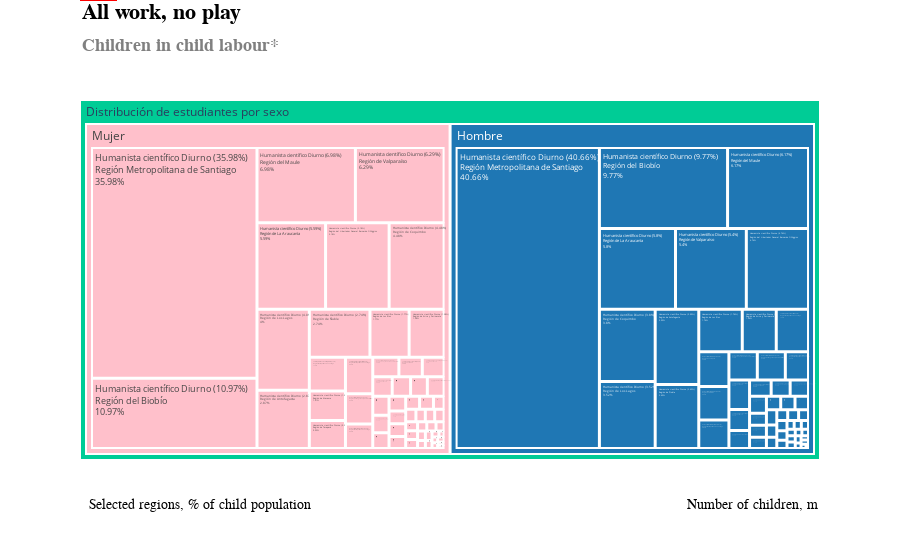

The code cell stored with this chart in its notebook:
### Code cell
import pandas as pd
import plotly.express as px
import plotly.graph_objects as go

# Cargar los datos
def cargar_datos(file: str) -> pd.DataFrame:
    return pd.read_csv(file)

# Ruta del archivo CSV
file_path = 'C:/Users/BS/Documents/PAES2025_Admissions_Analysis/data/processed/cleaned_admissions_data_2025.csv'
data = cargar_datos(file_path)

data['sexo'] = data['sexo'].map({1: 'Hombre', 2: 'Mujer'})

# Definir el mapa de las ramas educacionales
rama_educacional_mapping = {
    'H1': 'Humanista científico Diurno',
    'H2': 'Humanista científico Nocturno',
    'H3': 'Humanista científico - validación de estudios',
    'H4': 'Humanista científico - Reconocimiento de estudios',
    'T1': 'Técnico profesional comercial',
    'T2': 'Técnico profesional Industrial',
    'T3': 'Técnico profesional Servicios y técnica',
    'T4': 'Técnico profesional agrícola',
    'T5': 'Técnico profesional Marítima'
}
data['rama_educacional'] = data['rama_educacional'].map(rama_educacional_mapping)

# Definir el mapa de las regiones
region_mapping = {
    15: 'Región de Arica y Parinacota',
    1: 'Región de Tarapacá',
    2: 'Región de Antofagasta',
    3: 'Región de Atacama',
    4: 'Región de Coquimbo',
    5: 'Región de Valparaíso',
    13: 'Región Metropolitana de Santiago',
    6: 'Región del Libertador General Bernardo O\'Higgins',
    7: 'Región del Maule',
    16: 'Región de Ñuble',
    8: 'Región del Biobío',
    9: 'Región de La Araucanía',
    14: 'Región de Los Ríos',
    10: 'Región de Los Lagos',
    11: 'Región de Aysén del General Carlos Ibáñez del Campo',
    12: 'Región de Magallanes y de la Antártica Chilena'
}
data['codigo_region'] = data['codigo_region'].map(region_mapping)

# Calcular la distribución
def calcular_distribucion(data: pd.DataFrame) -> pd.DataFrame:
    distribution = data.groupby(['sexo', 'rama_educacional', 'codigo_region']).size().reset_index(name='count')
    total_by_sex = distribution.groupby('sexo')['count'].transform('sum')
    distribution['percentage'] = round((distribution['count'] / total_by_sex) * 100, 2)
    distribution['label_with_percentage'] = (distribution['rama_educacional'] + ' (' 
                                             + distribution['percentage'].astype(str) + '%)<br>' 
                                             + distribution['codigo_region'])
    distribution['general_label'] = 'Distribución de estudiantes por sexo'
    return distribution

distribution = calcular_distribucion(data)

# Crear el treemap
def crear_treemap(distribution: pd.DataFrame) -> None:
    color_map = {
        'Hombre': '#1f77b4',  # Azul para hombres
        'Mujer': 'pink'       # Rosa para mujeres
    }
    fig = px.treemap(distribution, 
                     path=['general_label', 'sexo', 'label_with_percentage'], 
                     values='percentage', 
                     color='sexo', 
                     color_discrete_map=color_map,
                     title='',  # El título se manejará en las anotaciones
                     labels={'percentage': 'Porcentaje'},
                     hover_data={'count': True})
    
    # Ajustar el margen para hacer espacio para el texto superior
    fig.update_layout(
        margin=dict(t=100, b=100),  # Margen superior e inferior
        annotations=[
            # Título principal
            dict(
                x=0, y=1.28,  # Subir el título más arriba
                text="<b>All work, no play</b>",  # Texto del título en negrita
                showarrow=False,
                font=dict(size=22, color="black", family="Econ Sans Cnd"),
                xref="paper", yref="paper",
                xanchor="left", yanchor="top"
            ),
            # Subtítulo
            dict(
                x=0, y=1.18,  # Bajar el subtítulo más abajo
                text="<b>Children in child labour*</b>",  # Texto del subtítulo en negrita
                showarrow=False,
                font=dict(size=18, color="gray", family="Econ Sans Cnd"),
                xref="paper", yref="paper",
                xanchor="left", yanchor="top"
            ),
            # Fuente y anotaciones inferiores
            dict(
                x=0.01, y=-0.15,
                text='Selected regions, % of child population',  # Anotación inferior izquierda
                showarrow=False,
                font=dict(size=14, color="black", family="Econ Sans Cnd"),
                xref="paper", yref="paper",
                xanchor="left", yanchor="bottom"
            ),
            dict(
                x=1, y=-0.15,
                text="Number of children, m",  # Anotación inferior derecha
                showarrow=False,
                font=dict(size=14, color="black", family="Econ Sans Cnd"),
                xref="paper", yref="paper",
                xanchor="right", yanchor="bottom"
            )
        ],
        shapes=[
            # Línea horizontal en la parte superior
            dict(
                type="line",
                x0=0, y0=1.3, x1=1, y1=1.3,  # Subir la línea más arriba
                line=dict(color="red", width=3),
                xref="paper", yref="paper"
            ),
            # Rectángulo en la parte superior izquierda
            dict(
                type="rect",
                x0=0, y0=1.275, x1=0.05, y1=1.3,  # Subir el rectángulo más arriba
                line=dict(color="red", width=0),
                fillcolor="red",
                xref="paper", yref="paper"
            )
        ]
    )
    
    # Ajustar el tamaño mínimo de los rectángulos y usar el algoritmo "squarify"
    fig.update_traces(marker=dict(line=dict(width=2)),
                      textinfo='label+text+value',
                      textfont_size=12,
                      texttemplate='%{label}<br>%{value}%',
                      tiling=dict(pad=1, squarifyratio=1.0))
    
    fig.show()

# Crear el gráfico
crear_treemap(distribution)

### Figure 1 — Plotly figure (JSON) as saved in the notebook; plotly's stock layout.template omitted (floating-point values rounded to 4 significant figures; data arrays with more than 128 entries replaced by an {"elided": "..."} marker saying what was removed)
{"data": [{"branchvalues": "total", "customdata": {"elided": "114x2 mixed values"}, "domain": {"x": [0, 1], "y": [0, 1]}, "hovertemplate": "labels=%{label}<br>Porcentaje=%{value}<br>parent=%{parent}<br>id=%{id}<br>count=%{customdata[0]}<br>sexo=%{customdata[1]}<extra></extra>", "ids": ["Distribución de estudiantes por sexo/Mujer/Humanista científico Diurno (0.48%)<br>Región de Aysén del General Carlos Ibáñez del Campo", "Distribución de estudiantes por sexo/Mujer/Humanista científico Diurno (6.98%)<br>Región del Maule", "Distribución de estudiantes por sexo/Hombre/Humanista científico Diurno (9.77%)<br>Región del Biobío", "Distribución de estudiantes por sexo/Mujer/Humanista científico Nocturno (0.02%)<br>Región del Libertador General Bernardo O'Higgins", "Distribución de estudiantes por sexo/Mujer/Humanista científico Nocturno (0.03%)<br>Región de Coquimbo", "Distribución de estudiantes por sexo/Hombre/Humanista científico Nocturno (0.05%)<br>Región de Coquimbo", "Distribución de estudiantes por sexo/Mujer/Humanista científico Nocturno (0.06%)<br>Región de Los Lagos", "Distribución de estudiantes por sexo/Hombre/Humanista científico Nocturno (0.08%)<br>Región del Libertador General Bernardo O'Higgins", "Distribución de estudiantes por sexo/Hombre/Humanista científico Nocturno (0.1%)<br>Región de La Araucanía", "Distribución de estudiantes por sexo/Hombre/Humanista científico Nocturno (0.1%)<br>Región de Los Lagos", "Distribución de estudiantes por sexo/Mujer/Humanista científico Nocturno (0.1%)<br>Región del Biobío", "Distribución de estudiantes por sexo/Hombre/Humanista científico Nocturno (0.12%)<br>Región del Biobío", "Distribución de estudiantes por sexo/Mujer/Humanista científico Diurno (6.29%)<br>Región de Valparaíso", "Distribución de estudiantes por sexo/Mujer/Humanista científico Nocturno (0.63%)<br>Región Metropolitana de Santiago", "Distribución de estudiantes por sexo/Mujer/Técnico profesional Industrial (0.03%)<br>Región de La Araucanía", "Distribución de estudiantes por sexo/Mujer/Técnico profesional Industrial (0.04%)<br>Región de Los Lagos", "Distribución de estudiantes por sexo/Mujer/Técnico profesional Industrial (0.05%)<br>Región de Coquimbo", "Distribución de estudiantes por sexo/Mujer/Técnico profesional Industrial (0.1%)<br>Región de Valparaíso", "Distribución de estudiantes por sexo/Mujer/Técnico profesional Industrial (0.1%)<br>Región del Biobío", "Distribución de estudiantes por sexo/Mujer/Técnico profesional Industrial (0.11%)<br>Región de Antofagasta", "Distribución de estudiantes por sexo/Mujer/Técnico profesional Industrial (0.11%)<br>Región de Atacama", "Distribución de estudiantes por sexo/Mujer/Técnico profesional Industrial (0.17%)<br>Región del Maule", "Distribución de estudiantes por sexo/Hombre/Técnico profesional Industrial (0.18%)<br>Región de La Araucanía", "Distribución de estudiantes por sexo/Hombre/Técnico profesional Industrial (0.18%)<br>Región de Los Lagos", "Distribución de estudiantes por sexo/Hombre/Técnico profesional Industrial (0.19%)<br>Región de Atacama", "Distribución de estudiantes por sexo/Hombre/Humanista científico Nocturno (0.81%)<br>Región Metropolitana de Santiago", "Distribución de estudiantes por sexo/Hombre/Humanista científico Diurno (6.17%)<br>Región del Maule", "Distribución de estudiantes por sexo/Mujer/Humanista científico Nocturno (0.11%)<br>Región de La Araucanía", "Distribución de estudiantes por sexo/Mujer/Humanista científico Diurno (5.59%)<br>Región de La Araucanía", "Distribución de estudiantes por sexo/Hombre/Humanista científico Diurno (5.8%)<br>Región de La Araucanía", "Distribución de estudiantes por sexo/Hombre/Humanista científico Diurno (0.76%)<br>Región de Aysén del General Carlos Ibáñez del Campo", "Distribución de estudiantes por sexo/Mujer/Humanista científico Diurno (0.78%)<br>Región de Magallanes y de la Antártica Chilena", "Distribución de estudiantes por sexo/Hombre/Humanista científico Diurno (0.95%)<br>Región de Atacama", "Distribución de estudiantes por sexo/Mujer/Humanista científico Diurno (0.95%)<br>Región de Tarapacá", "Distribución de estudiantes por sexo/Hombre/Humanista científico Diurno (0.99%)<br>Región de Tarapacá", "Distribución de estudiantes por sexo/Mujer/Humanista científico Diurno (1.01%)<br>Región de Atacama", "Distribución de estudiantes por sexo/Hombre/Humanista científico Diurno (1.36%)<br>Región de Arica y Parinacota", "Distribución de estudiantes por sexo/Mujer/Humanista científico Diurno (1.58%)<br>Región de Arica y Parinacota", "Distribución de estudiantes por sexo/Hombre/Humanista científico Diurno (1.74%)<br>Región de Los Ríos", "Distribución de estudiantes por sexo/Mujer/Humanista científico Diurno (1.77%)<br>Región de Los Ríos", "Distribución de estudiantes por sexo/Mujer/Humanista científico Diurno (10.97%)<br>Región del Biobío", "Distribución de estudiantes por sexo/Hombre/Humanista científico Diurno (2.63%)<br>Región de Ñuble", "Distribución de estudiantes por sexo/Hombre/Humanista científico Diurno (0.75%)<br>Región de Magallanes y de la Antártica Chilena", "Distribución de estudiantes por sexo/Hombre/Humanista científico Diurno (4.74%)<br>Región del Libertador General Bernardo O'Higgins", "Distribución de estudiantes por sexo/Mujer/Humanista científico Diurno (2.87%)<br>Región de Antofagasta", "Distribución de estudiantes por sexo/Hombre/Humanista científico Diurno (3.09%)<br>Región de Antofagasta", "Distribución de estudiantes por sexo/Hombre/Humanista científico Diurno (3.52%)<br>Región de Los Lagos", "Distribución de estudiantes por sexo/Hombre/Humanista científico Diurno (3.8%)<br>Región de Coquimbo", "Distribución de estudiantes por sexo/Mujer/Humanista científico Diurno (35.98%)<br>Región Metropolitana de Santiago", "Distribución de estudiantes por sexo/Mujer/Humanista científico Diurno (4.0%)<br>Región de Los Lagos", "Distribución de estudiantes por sexo/Mujer/Humanista científico Diurno (4.48%)<br>Región de Coquimbo", "Distribución de estudiantes por sexo/Mujer/Humanista científico Diurno (2.74%)<br>Región de Ñuble", "Distribución de estudiantes por sexo/Hombre/Humanista científico Diurno (40.66%)<br>Región Metropolitana de Santiago", "Distribución de estudiantes por sexo/Mujer/Humanista científico Diurno (5.18%)<br>Región del Libertador General Bernardo O'Higgins", "Distribución de estudiantes por sexo/Hombre/Humanista científico Diurno (5.4%)<br>Región de Valparaíso", "Distribución de estudiantes por sexo/Hombre/Técnico profesional comercial (0.04%)<br>Región de Los Lagos", "Distribución de estudiantes por sexo/Mujer/Técnico profesional Servicios y técnica (0.4%)<br>Región del Maule", "Distribución de estudiantes por sexo/Hombre/Técnico profesional comercial (0.05%)<br>Región de Coquimbo", "Distribución de estudiantes por sexo/Hombre/Técnico profesional comercial (0.04%)<br>Región de Ñuble", "Distribución de estudiantes por sexo/Mujer/Técnico profesional comercial (0.03%)<br>Región de Los Ríos", "Distribución de estudiantes por sexo/Mujer/Técnico profesional Servicios y técnica (1.15%)<br>Región Metropolitana de Santiago", "Distribución de estudiantes por sexo/Hombre/Técnico profesional agrícola (0.09%)<br>Región de Los Lagos", "Distribución de estudiantes por sexo/Mujer/Técnico profesional agrícola (0.03%)<br>Región del Maule", "Distribución de estudiantes por sexo/Hombre/Técnico profesional agrícola (0.03%)<br>Región del Maule", "Distribución de estudiantes por sexo/Mujer/Técnico profesional agrícola (0.02%)<br>Región de Los Lagos", "Distribución de estudiantes por sexo/Hombre/Técnico profesional comercial (0.06%)<br>Región de Valparaíso", "Distribución de estudiantes por sexo/Hombre/Técnico profesional comercial (0.03%)<br>Región de Los Ríos", "Distribución de estudiantes por sexo/Mujer/Técnico profesional comercial (0.06%)<br>Región de Ñuble", "Distribución de estudiantes por sexo/Hombre/Técnico profesional comercial (0.17%)<br>Región del Libertador General Bernardo O'Higgins", "Distribución de estudiantes por sexo/Hombre/Técnico profesional comercial (0.11%)<br>Región de La Araucanía", "Distribución de estudiantes por sexo/Mujer/Técnico profesional comercial (0.13%)<br>Región de La Araucanía", "Distribución de estudiantes por sexo/Hombre/Técnico profesional comercial (0.15%)<br>Región de Antofagasta", "Distribución de estudiantes por sexo/Mujer/Técnico profesional comercial (0.17%)<br>Región de Los Lagos", "Distribución de estudiantes por sexo/Hombre/Técnico profesional comercial (0.18%)<br>Región del Maule", "Distribución de estudiantes por sexo/Mujer/Técnico profesional comercial (0.2%)<br>Región de Antofagasta", "Distribución de estudiantes por sexo/Mujer/Técnico profesional comercial (0.27%)<br>Región de Coquimbo", "Distribución de estudiantes por sexo/Hombre/Técnico profesional comercial (0.33%)<br>Región del Biobío", "Distribución de estudiantes por sexo/Mujer/Técnico profesional comercial (0.34%)<br>Región del Libertador General Bernardo O'Higgins", "Distribución de estudiantes por sexo/Mujer/Técnico profesional comercial (0.36%)<br>Región del Maule", "Distribución de estudiantes por sexo/Mujer/Técnico profesional comercial (0.43%)<br>Región del Biobío", "Distribución de estudiantes por sexo/Mujer/Técnico profesional comercial (0.07%)<br>Región de Valparaíso", "Distribución de estudiantes por sexo/Mujer/Técnico profesional Servicios y técnica (0.31%)<br>Región de La Araucanía", "Distribución de estudiantes por sexo/Hombre/Técnico profesional Industrial (0.19%)<br>Región de Coquimbo", "Distribución de estudiantes por sexo/Hombre/Técnico profesional Servicios y técnica (0.28%)<br>Región Metropolitana de Santiago", "Distribución de estudiantes por sexo/Hombre/Técnico profesional comercial (0.62%)<br>Región Metropolitana de Santiago", "Distribución de estudiantes por sexo/Mujer/Técnico profesional Industrial (0.23%)<br>Región del Libertador General Bernardo O'Higgins", "Distribución de estudiantes por sexo/Hombre/Técnico profesional Industrial (0.27%)<br>Región de Valparaíso", "Distribución de estudiantes por sexo/Hombre/Técnico profesional Industrial (0.29%)<br>Región de Antofagasta", "Distribución de estudiantes por sexo/Mujer/Técnico profesional Industrial (0.31%)<br>Región Metropolitana de Santiago", "Distribución de estudiantes por sexo/Hombre/Técnico profesional Industrial (0.35%)<br>Región del Libertador General Bernardo O'Higgins", "Distribución de estudiantes por sexo/Hombre/Técnico profesional Industrial (0.41%)<br>Región del Maule", "Distribución de estudiantes por sexo/Hombre/Técnico profesional Industrial (0.57%)<br>Región del Biobío", "Distribución de estudiantes por sexo/Hombre/Técnico profesional Industrial (1.29%)<br>Región Metropolitana de Santiago", "Distribución de estudiantes por sexo/Hombre/Técnico profesional Servicios y técnica (0.01%)<br>Región del Biobío", "Distribución de estudiantes por sexo/Hombre/Técnico profesional Servicios y técnica (0.02%)<br>Región de Antofagasta", "Distribución de estudiantes por sexo/Hombre/Técnico profesional Servicios y técnica (0.03%)<br>Región de Ñuble", "Distribución de estudiantes por sexo/Hombre/Técnico profesional Servicios y técnica (0.04%)<br>Región de Tarapacá", "Distribución de estudiantes por sexo/Hombre/Técnico profesional Servicios y técnica (0.05%)<br>Región de Los Lagos", "Distribución de estudiantes por sexo/Hombre/Técnico profesional Servicios y técnica (0.06%)<br>Región de Los Ríos", "Distribución de estudiantes por sexo/Hombre/Técnico profesional Servicios y técnica (0.06%)<br>Región del Libertador General Bernardo O'Higgins", "Distribución de estudiantes por sexo/Mujer/Técnico profesional Servicios y técnica (0.07%)<br>Región de Valparaíso", "Distribución de estudiantes por sexo/Mujer/Técnico profesional Servicios y técnica (0.08%)<br>Región de Antofagasta", "Distribución de estudiantes por sexo/Mujer/Técnico profesional Servicios y técnica (0.08%)<br>Región de Los Ríos", "Distribución de estudiantes por sexo/Hombre/Técnico profesional Servicios y técnica (0.11%)<br>Región de La Araucanía", "Distribución de estudiantes por sexo/Hombre/Técnico profesional Servicios y técnica (0.11%)<br>Región del Maule", "Distribución de estudiantes por sexo/Mujer/Técnico profesional Servicios y técnica (0.12%)<br>Región de Ñuble", "Distribución de estudiantes por sexo/Mujer/Técnico profesional Servicios y técnica (0.19%)<br>Región de Tarapacá", "Distribución de estudiantes por sexo/Mujer/Técnico profesional Servicios y técnica (0.2%)<br>Región de Los Lagos", "Distribución de estudiantes por sexo/Mujer/Técnico profesional Servicios y técnica (0.24%)<br>Región del Biobío", "Distribución de estudiantes por sexo/Mujer/Técnico profesional Servicios y técnica (0.29%)<br>Región del Libertador General Bernardo O'Higgins", "Distribución de estudiantes por sexo/Mujer/Técnico profesional comercial (0.94%)<br>Región Metropolitana de Santiago", "Distribución de estudiantes por sexo/Hombre", "Distribución de estudiantes por sexo/Mujer", "Distribución de estudiantes por sexo"], "labels": ["Humanista científico Diurno (0.48%)<br>Región de Aysén del General Carlos Ibáñez del Campo", "Humanista científico Diurno (6.98%)<br>Región del Maule", "Humanista científico Diurno (9.77%)<br>Región del Biobío", "Humanista científico Nocturno (0.02%)<br>Región del Libertador General Bernardo O'Higgins", "Humanista científico Nocturno (0.03%)<br>Región de Coquimbo", "Humanista científico Nocturno (0.05%)<br>Región de Coquimbo", "Humanista científico Nocturno (0.06%)<br>Región de Los Lagos", "Humanista científico Nocturno (0.08%)<br>Región del Libertador General Bernardo O'Higgins", "Humanista científico Nocturno (0.1%)<br>Región de La Araucanía", "Humanista científico Nocturno (0.1%)<br>Región de Los Lagos", "Humanista científico Nocturno (0.1%)<br>Región del Biobío", "Humanista científico Nocturno (0.12%)<br>Región del Biobío", "Humanista científico Diurno (6.29%)<br>Región de Valparaíso", "Humanista científico Nocturno (0.63%)<br>Región Metropolitana de Santiago", "Técnico profesional Industrial (0.03%)<br>Región de La Araucanía", "Técnico profesional Industrial (0.04%)<br>Región de Los Lagos", "Técnico profesional Industrial (0.05%)<br>Región de Coquimbo", "Técnico profesional Industrial (0.1%)<br>Región de Valparaíso", "Técnico profesional Industrial (0.1%)<br>Región del Biobío", "Técnico profesional Industrial (0.11%)<br>Región de Antofagasta", "Técnico profesional Industrial (0.11%)<br>Región de Atacama", "Técnico profesional Industrial (0.17%)<br>Región del Maule", "Técnico profesional Industrial (0.18%)<br>Región de La Araucanía", "Técnico profesional Industrial (0.18%)<br>Región de Los Lagos", "Técnico profesional Industrial (0.19%)<br>Región de Atacama", "Humanista científico Nocturno (0.81%)<br>Región Metropolitana de Santiago", "Humanista científico Diurno (6.17%)<br>Región del Maule", "Humanista científico Nocturno (0.11%)<br>Región de La Araucanía", "Humanista científico Diurno (5.59%)<br>Región de La Araucanía", "Humanista científico Diurno (5.8%)<br>Región de La Araucanía", "Humanista científico Diurno (0.76%)<br>Región de Aysén del General Carlos Ibáñez del Campo", "Humanista científico Diurno (0.78%)<br>Región de Magallanes y de la Antártica Chilena", "Humanista científico Diurno (0.95%)<br>Región de Atacama", "Humanista científico Diurno (0.95%)<br>Región de Tarapacá", "Humanista científico Diurno (0.99%)<br>Región de Tarapacá", "Humanista científico Diurno (1.01%)<br>Región de Atacama", "Humanista científico Diurno (1.36%)<br>Región de Arica y Parinacota", "Humanista científico Diurno (1.58%)<br>Región de Arica y Parinacota", "Humanista científico Diurno (1.74%)<br>Región de Los Ríos", "Humanista científico Diurno (1.77%)<br>Región de Los Ríos", "Humanista científico Diurno (10.97%)<br>Región del Biobío", "Humanista científico Diurno (2.63%)<br>Región de Ñuble", "Humanista científico Diurno (0.75%)<br>Región de Magallanes y de la Antártica Chilena", "Humanista científico Diurno (4.74%)<br>Región del Libertador General Bernardo O'Higgins", "Humanista científico Diurno (2.87%)<br>Región de Antofagasta", "Humanista científico Diurno (3.09%)<br>Región de Antofagasta", "Humanista científico Diurno (3.52%)<br>Región de Los Lagos", "Humanista científico Diurno (3.8%)<br>Región de Coquimbo", "Humanista científico Diurno (35.98%)<br>Región Metropolitana de Santiago", "Humanista científico Diurno (4.0%)<br>Región de Los Lagos", "Humanista científico Diurno (4.48%)<br>Región de Coquimbo", "Humanista científico Diurno (2.74%)<br>Región de Ñuble", "Humanista científico Diurno (40.66%)<br>Región Metropolitana de Santiago", "Humanista científico Diurno (5.18%)<br>Región del Libertador General Bernardo O'Higgins", "Humanista científico Diurno (5.4%)<br>Región de Valparaíso", "Técnico profesional comercial (0.04%)<br>Región de Los Lagos", "Técnico profesional Servicios y técnica (0.4%)<br>Región del Maule", "Técnico profesional comercial (0.05%)<br>Región de Coquimbo", "Técnico profesional comercial (0.04%)<br>Región de Ñuble", "Técnico profesional comercial (0.03%)<br>Región de Los Ríos", "Técnico profesional Servicios y técnica (1.15%)<br>Región Metropolitana de Santiago", "Técnico profesional agrícola (0.09%)<br>Región de Los Lagos", "Técnico profesional agrícola (0.03%)<br>Región del Maule", "Técnico profesional agrícola (0.03%)<br>Región del Maule", "Técnico profesional agrícola (0.02%)<br>Región de Los Lagos", "Técnico profesional comercial (0.06%)<br>Región de Valparaíso", "Técnico profesional comercial (0.03%)<br>Región de Los Ríos", "Técnico profesional comercial (0.06%)<br>Región de Ñuble", "Técnico profesional comercial (0.17%)<br>Región del Libertador General Bernardo O'Higgins", "Técnico profesional comercial (0.11%)<br>Región de La Araucanía", "Técnico profesional comercial (0.13%)<br>Región de La Araucanía", "Técnico profesional comercial (0.15%)<br>Región de Antofagasta", "Técnico profesional comercial (0.17%)<br>Región de Los Lagos", "Técnico profesional comercial (0.18%)<br>Región del Maule", "Técnico profesional comercial (0.2%)<br>Región de Antofagasta", "Técnico profesional comercial (0.27%)<br>Región de Coquimbo", "Técnico profesional comercial (0.33%)<br>Región del Biobío", "Técnico profesional comercial (0.34%)<br>Región del Libertador General Bernardo O'Higgins", "Técnico profesional comercial (0.36%)<br>Región del Maule", "Técnico profesional comercial (0.43%)<br>Región del Biobío", "Técnico profesional comercial (0.07%)<br>Región de Valparaíso", "Técnico profesional Servicios y técnica (0.31%)<br>Región de La Araucanía", "Técnico profesional Industrial (0.19%)<br>Región de Coquimbo", "Técnico profesional Servicios y técnica (0.28%)<br>Región Metropolitana de Santiago", "Técnico profesional comercial (0.62%)<br>Región Metropolitana de Santiago", "Técnico profesional Industrial (0.23%)<br>Región del Libertador General Bernardo O'Higgins", "Técnico profesional Industrial (0.27%)<br>Región de Valparaíso", "Técnico profesional Industrial (0.29%)<br>Región de Antofagasta", "Técnico profesional Industrial (0.31%)<br>Región Metropolitana de Santiago", "Técnico profesional Industrial (0.35%)<br>Región del Libertador General Bernardo O'Higgins", "Técnico profesional Industrial (0.41%)<br>Región del Maule", "Técnico profesional Industrial (0.57%)<br>Región del Biobío", "Técnico profesional Industrial (1.29%)<br>Región Metropolitana de Santiago", "Técnico profesional Servicios y técnica (0.01%)<br>Región del Biobío", "Técnico profesional Servicios y técnica (0.02%)<br>Región de Antofagasta", "Técnico profesional Servicios y técnica (0.03%)<br>Región de Ñuble", "Técnico profesional Servicios y técnica (0.04%)<br>Región de Tarapacá", "Técnico profesional Servicios y técnica (0.05%)<br>Región de Los Lagos", "Técnico profesional Servicios y técnica (0.06%)<br>Región de Los Ríos", "Técnico profesional Servicios y técnica (0.06%)<br>Región del Libertador General Bernardo O'Higgins", "Técnico profesional Servicios y técnica (0.07%)<br>Región de Valparaíso", "Técnico profesional Servicios y técnica (0.08%)<br>Región de Antofagasta", "Técnico profesional Servicios y técnica (0.08%)<br>Región de Los Ríos", "Técnico profesional Servicios y técnica (0.11%)<br>Región de La Araucanía", "Técnico profesional Servicios y técnica (0.11%)<br>Región del Maule", "Técnico profesional Servicios y técnica (0.12%)<br>Región de Ñuble", "Técnico profesional Servicios y técnica (0.19%)<br>Región de Tarapacá", "Técnico profesional Servicios y técnica (0.2%)<br>Región de Los Lagos", "Técnico profesional Servicios y técnica (0.24%)<br>Región del Biobío", "Técnico profesional Servicios y técnica (0.29%)<br>Región del Libertador General Bernardo O'Higgins", "Técnico profesional comercial (0.94%)<br>Región Metropolitana de Santiago", "Hombre", "Mujer", "Distribución de estudiantes por sexo"], "marker": {"colors": ["pink", "pink", "#1f77b4", "pink", "pink", "#1f77b4", "pink", "#1f77b4", "#1f77b4", "#1f77b4", "pink", "#1f77b4", "pink", "pink", "pink", "pink", "pink", "pink", "pink", "pink", "pink", "pink", "#1f77b4", "#1f77b4", "#1f77b4", "#1f77b4", "#1f77b4", "pink", "pink", "#1f77b4", "#1f77b4", "pink", "#1f77b4", "pink", "#1f77b4", "pink", "#1f77b4", "pink", "#1f77b4", "pink", "pink", "#1f77b4", "#1f77b4", "#1f77b4", "pink", "#1f77b4", "#1f77b4", "#1f77b4", "pink", "pink", "pink", "pink", "#1f77b4", "pink", "#1f77b4", "#1f77b4", "pink", "#1f77b4", "#1f77b4", "pink", "pink", "#1f77b4", "pink", "#1f77b4", "pink", "#1f77b4", "#1f77b4", "pink", "#1f77b4", "#1f77b4", "pink", "#1f77b4", "pink", "#1f77b4", "pink", "pink", "#1f77b4", "pink", "pink", "pink", "pink", "pink", "#1f77b4", "#1f77b4", "#1f77b4", "pink", "#1f77b4", "#1f77b4", "pink", "#1f77b4", "#1f77b4", "#1f77b4", "#1f77b4", "#1f77b4", "#1f77b4", "#1f77b4", "#1f77b4", "#1f77b4", "#1f77b4", "#1f77b4", "pink", "pink", "pink", "#1f77b4", "#1f77b4", "pink", "pink", "pink", "pink", "pink", "pink", "#1f77b4", "pink", "#00cc96"], "line": {"width": 2}}, "name": "", "parents": ["Distribución de estudiantes por sexo/Mujer", "Distribución de estudiantes por sexo/Mujer", "Distribución de estudiantes por sexo/Hombre", "Distribución de estudiantes por sexo/Mujer", "Distribución de estudiantes por sexo/Mujer", "Distribución de estudiantes por sexo/Hombre", "Distribución de estudiantes por sexo/Mujer", "Distribución de estudiantes por sexo/Hombre", "Distribución de estudiantes por sexo/Hombre", "Distribución de estudiantes por sexo/Hombre", "Distribución de estudiantes por sexo/Mujer", "Distribución de estudiantes por sexo/Hombre", "Distribución de estudiantes por sexo/Mujer", "Distribución de estudiantes por sexo/Mujer", "Distribución de estudiantes por sexo/Mujer", "Distribución de estudiantes por sexo/Mujer", "Distribución de estudiantes por sexo/Mujer", "Distribución de estudiantes por sexo/Mujer", "Distribución de estudiantes por sexo/Mujer", "Distribución de estudiantes por sexo/Mujer", "Distribución de estudiantes por sexo/Mujer", "Distribución de estudiantes por sexo/Mujer", "Distribución de estudiantes por sexo/Hombre", "Distribución de estudiantes por sexo/Hombre", "Distribución de estudiantes por sexo/Hombre", "Distribución de estudiantes por sexo/Hombre", "Distribución de estudiantes por sexo/Hombre", "Distribución de estudiantes por sexo/Mujer", "Distribución de estudiantes por sexo/Mujer", "Distribución de estudiantes por sexo/Hombre", "Distribución de estudiantes por sexo/Hombre", "Distribución de estudiantes por sexo/Mujer", "Distribución de estudiantes por sexo/Hombre", "Distribución de estudiantes por sexo/Mujer", "Distribución de estudiantes por sexo/Hombre", "Distribución de estudiantes por sexo/Mujer", "Distribución de estudiantes por sexo/Hombre", "Distribución de estudiantes por sexo/Mujer", "Distribución de estudiantes por sexo/Hombre", "Distribución de estudiantes por sexo/Mujer", "Distribución de estudiantes por sexo/Mujer", "Distribución de estudiantes por sexo/Hombre", "Distribución de estudiantes por sexo/Hombre", "Distribución de estudiantes por sexo/Hombre", "Distribución de estudiantes por sexo/Mujer", "Distribución de estudiantes por sexo/Hombre", "Distribución de estudiantes por sexo/Hombre", "Distribución de estudiantes por sexo/Hombre", "Distribución de estudiantes por sexo/Mujer", "Distribución de estudiantes por sexo/Mujer", "Distribución de estudiantes por sexo/Mujer", "Distribución de estudiantes por sexo/Mujer", "Distribución de estudiantes por sexo/Hombre", "Distribución de estudiantes por sexo/Mujer", "Distribución de estudiantes por sexo/Hombre", "Distribución de estudiantes por sexo/Hombre", "Distribución de estudiantes por sexo/Mujer", "Distribución de estudiantes por sexo/Hombre", "Distribución de estudiantes por sexo/Hombre", "Distribución de estudiantes por sexo/Mujer", "Distribución de estudiantes por sexo/Mujer", "Distribución de estudiantes por sexo/Hombre", "Distribución de estudiantes por sexo/Mujer", "Distribución de estudiantes por sexo/Hombre", "Distribución de estudiantes por sexo/Mujer", "Distribución de estudiantes por sexo/Hombre", "Distribución de estudiantes por sexo/Hombre", "Distribución de estudiantes por sexo/Mujer", "Distribución de estudiantes por sexo/Hombre", "Distribución de estudiantes por sexo/Hombre", "Distribución de estudiantes por sexo/Mujer", "Distribución de estudiantes por sexo/Hombre", "Distribución de estudiantes por sexo/Mujer", "Distribución de estudiantes por sexo/Hombre", "Distribución de estudiantes por sexo/Mujer", "Distribución de estudiantes por sexo/Mujer", "Distribución de estudiantes por sexo/Hombre", "Distribución de estudiantes por sexo/Mujer", "Distribución de estudiantes por sexo/Mujer", "Distribución de estudiantes por sexo/Mujer", "Distribución de estudiantes por sexo/Mujer", "Distribución de estudiantes por sexo/Mujer", "Distribución de estudiantes por sexo/Hombre", "Distribución de estudiantes por sexo/Hombre", "Distribución de estudiantes por sexo/Hombre", "Distribución de estudiantes por sexo/Mujer", "Distribución de estudiantes por sexo/Hombre", "Distribución de estudiantes por sexo/Hombre", "Distribución de estudiantes por sexo/Mujer", "Distribución de estudiantes por sexo/Hombre", "Distribución de estudiantes por sexo/Hombre", "Distribución de estudiantes por sexo/Hombre", "Distribución de estudiantes por sexo/Hombre", "Distribución de estudiantes por sexo/Hombre", "Distribución de estudiantes por sexo/Hombre", "Distribución de estudiantes por sexo/Hombre", "Distribución de estudiantes por sexo/Hombre", "Distribución de estudiantes por sexo/Hombre", "Distribución de estudiantes por sexo/Hombre", "Distribución de estudiantes por sexo/Hombre", "Distribución de estudiantes por sexo/Mujer", "Distribución de estudiantes por sexo/Mujer", "Distribución de estudiantes por sexo/Mujer", "Distribución de estudiantes por sexo/Hombre", "Distribución de estudiantes por sexo/Hombre", "Distribución de estudiantes por sexo/Mujer", "Distribución de estudiantes por sexo/Mujer", "Distribución de estudiantes por sexo/Mujer", "Distribución de estudiantes por sexo/Mujer", "Distribución de estudiantes por sexo/Mujer", "Distribución de estudiantes por sexo/Mujer", "Distribución de estudiantes por sexo", "Distribución de estudiantes por sexo", ""], "textfont": {"size": 12}, "textinfo": "label+text+value", "texttemplate": "%{label}<br>%{value}%", "tiling": {"pad": 1, "squarifyratio": 1}, "type": "treemap", "values": [0.48, 6.98, 9.77, 0.02, 0.03, 0.05, 0.06, 0.08, 0.1, 0.1, 0.1, 0.12, 6.29, 0.63, 0.03, 0.04, 0.05, 0.1, 0.1, 0.11, 0.11, 0.17, 0.18, 0.18, 0.19, 0.81, 6.17, 0.11, 5.59, 5.8, 0.76, 0.78, 0.95, 0.95, 0.99, 1.01, 1.36, 1.58, 1.74, 1.77, 10.97, 2.63, 0.75, 4.74, 2.87, 3.09, 3.52, 3.8, 35.98, 4, 4.48, 2.74, 40.66, 5.18, 5.4, 0.04, 0.4, 0.05, 0.04, 0.03, 1.15, 0.09, 0.03, 0.03, 0.02, 0.06, 0.03, 0.06, 0.17, 0.11, 0.13, 0.15, 0.17, 0.18, 0.2, 0.27, 0.33, 0.34, 0.36, 0.43, 0.07, 0.31, 0.19, 0.28, 0.62, 0.23, 0.27, 0.29, 0.31, 0.35, 0.41, 0.57, 1.29, 0.01, 0.02, 0.03, 0.04, 0.05, 0.06, 0.06, 0.07, 0.08, 0.08, 0.11, 0.11, 0.12, 0.19, 0.2, 0.24, 0.29, 0.94, 99.98, 100.0, 200.0]}], "layout": {"annotations": [{"font": {"color": "black", "family": "Econ Sans Cnd", "size": 22}, "showarrow": false, "text": "<b>All work, no play</b>", "x": 0, "xanchor": "left", "xref": "paper", "y": 1.28, "yanchor": "top", "yref": "paper"}, {"font": {"color": "gray", "family": "Econ Sans Cnd", "size": 18}, "showarrow": false, "text": "<b>Children in child labour*</b>", "x": 0, "xanchor": "left", "xref": "paper", "y": 1.18, "yanchor": "top", "yref": "paper"}, {"font": {"color": "black", "family": "Econ Sans Cnd", "size": 14}, "showarrow": false, "text": "Selected regions, % of child population", "x": 0.01, "xanchor": "left", "xref": "paper", "y": -0.15, "yanchor": "bottom", "yref": "paper"}, {"font": {"color": "black", "family": "Econ Sans Cnd", "size": 14}, "showarrow": false, "text": "Number of children, m", "x": 1, "xanchor": "right", "xref": "paper", "y": -0.15, "yanchor": "bottom", "yref": "paper"}], "legend": {"tracegroupgap": 0}, "margin": {"b": 100, "t": 100}, "shapes": [{"line": {"color": "red", "width": 3}, "type": "line", "x0": 0, "x1": 1, "xref": "paper", "y0": 1.3, "y1": 1.3, "yref": "paper"}, {"fillcolor": "red", "line": {"color": "red", "width": 0}, "type": "rect", "x0": 0, "x1": 0.05, "xref": "paper", "y0": 1.275, "y1": 1.3, "yref": "paper"}]}}
